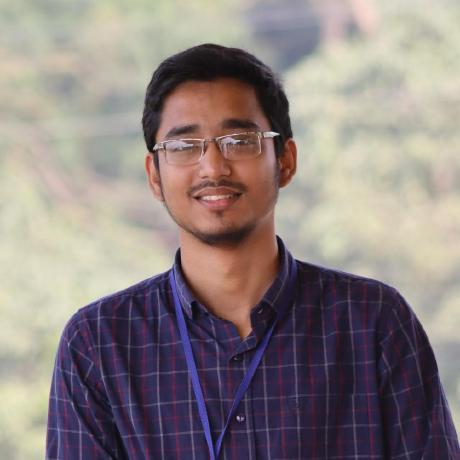
#> input picture images/img.jpg, 460 x 460 px, found by its file name
$ python class3.py
#> lines starting #> are read from the running program, lines starting #| are printed output that depends on the picture
import matplotlib.pyplot as plt
import cv2
import math
import numpy as np

plt.figure(figsize=(15, 7))

c = 1
g = [.1, .3, .7, 1, 3, 5, 10]

def func1(r):
    return (c * (r ** g))

def func2(r):
    return (c * math.log2(1 + r))


img_path = '/home/zahin/DIP/images/img.jpg'
img = cv2.imread(img_path)
#> img is the input picture: shape (460, 460, 3); mean B, G, R 129.2, 130.6, 141.5
img_rgb = cv2.cvtColor(img, cv2.COLOR_BGR2RGB)

plt.subplot(2, 4, 1)
plt.imshow(img_rgb, cmap='grey')
plt.title(label='original')

img_normalized = img_rgb / 255.0
transformed_imgs = []
# transformed_clipped = np.clip(transformed * 255, 0, 255).astype(np.uint8)

for x in g:
    transformed_imgs.append((c * (img_normalized ** x)))
#> after the loop, transformed_imgs = 7 items


for i, transformed_img in enumerate(transformed_imgs, 2):
    plt.subplot(2, 4, i)
    plt.imshow(transformed_img, cmap='grey')
    plt.title(label=f'gamma: {g[i - 2]}')
#> this loop made 7 passes


plt.tight_layout()
plt.show()
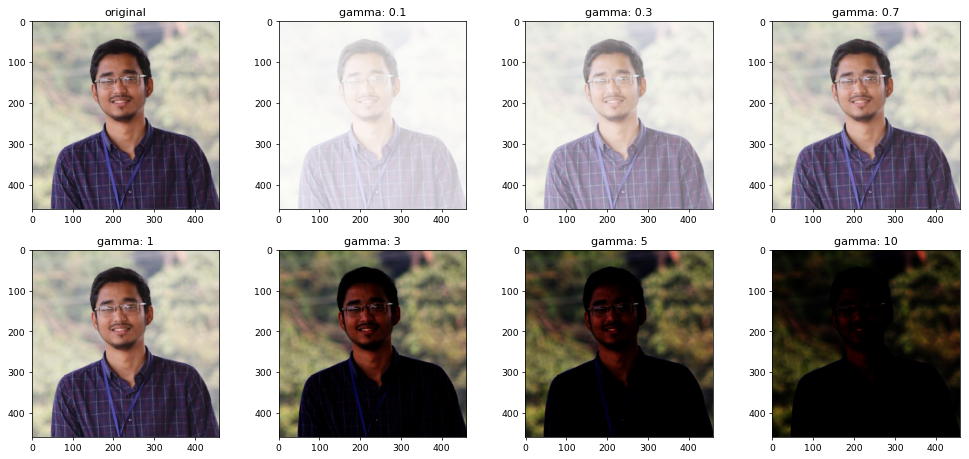
#> figure drawn by matplotlib, 8 panels
